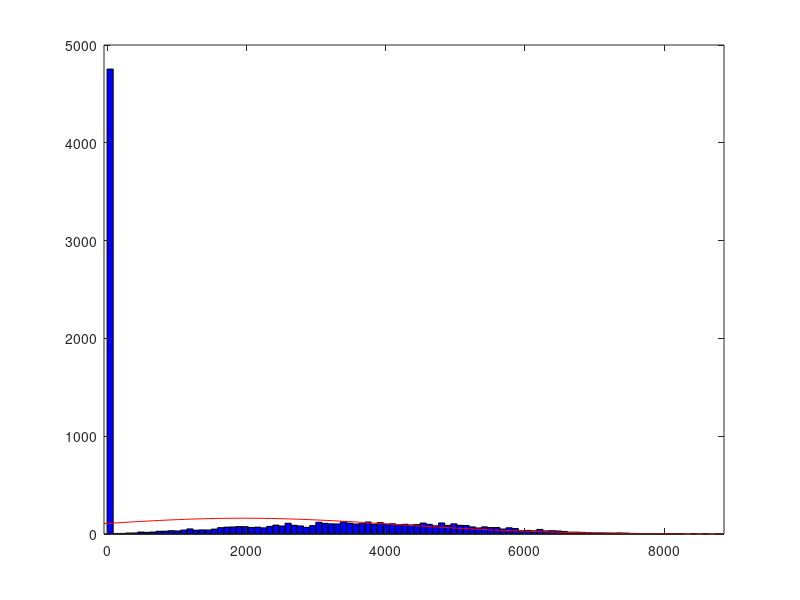

This figure's MATLAB source:
clear;clc;close all





sig_A = 3;

sig_B = 8;


1/(1/sig_A^2 - 1/sig_B^2)

sig_A^2 * sig_B^2 / (sig_B^2 - sig_A^2)



%% 5
clear;clc;close all


alpha = .001;

n = 10; % samples

n2 = 2*n;

k_q0 = chi2inv(1 - alpha, n2) / 2;

% q0 = k_q0 *

Pmd = chi2cdf(2*k_q0/4, n2);


fprintf('5: \n\tk_q0: %f\n\tPmd: %f\n', k_q0, Pmd)


%% 2-11
clear;clc;close all

k = 1; % number of measurements

sig = 10^2; % m
d = 10^5 * ones(1, k); % m
y = 10^3; % m

% estimation
J = -1/sig^2 * sum(d.^2 ./ (d.^2 + y^2) - 1);

Jinv = 1/J;

sig_yhat = sqrt(Jinv); % m

n = 10000;
yhats = nan(1, n);
for i = 1:n
    zs = sqrt(d(1)^2 + y^2) + sig*randn(1, k); % measurments, m

    zbar = max(mean(zs), d(1)); % truncate values that cause problems...

    yhat = sqrt(zbar^2 - d(1)^2); % MLE estimate, m

    yhats(i) = yhat;
end % for

histfit(yhats) % plot histogram and fitted normal pdf
pd = fitdist(yhats', 'Normal'); % return fitted normal pdf


fprintf('2-11: \n\tTrue Altitude: %f (m)\n\tSTD of CRLB: %f (m)\n\tObserved Estimator STD: %f (m)\n\tObserved Estimator Mean: %f (m)\n', y, sig_yhat, pd.sigma, pd.mu)













